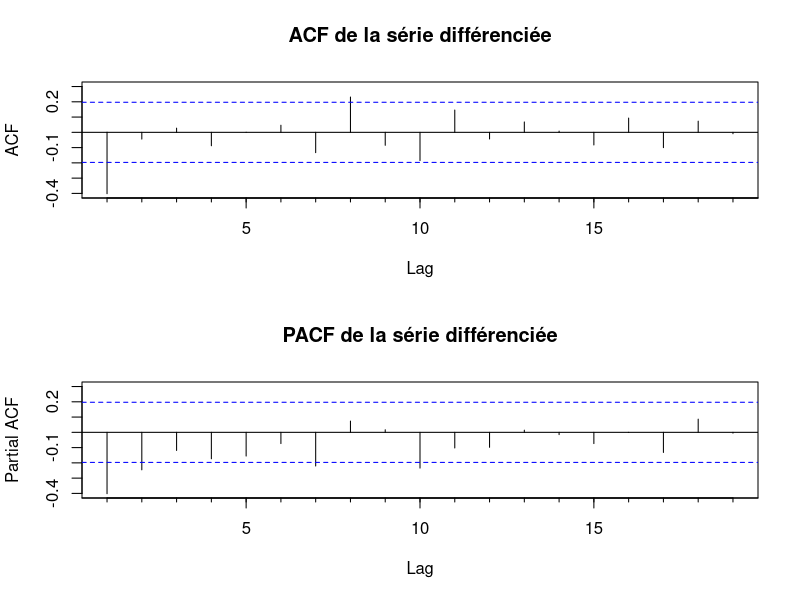
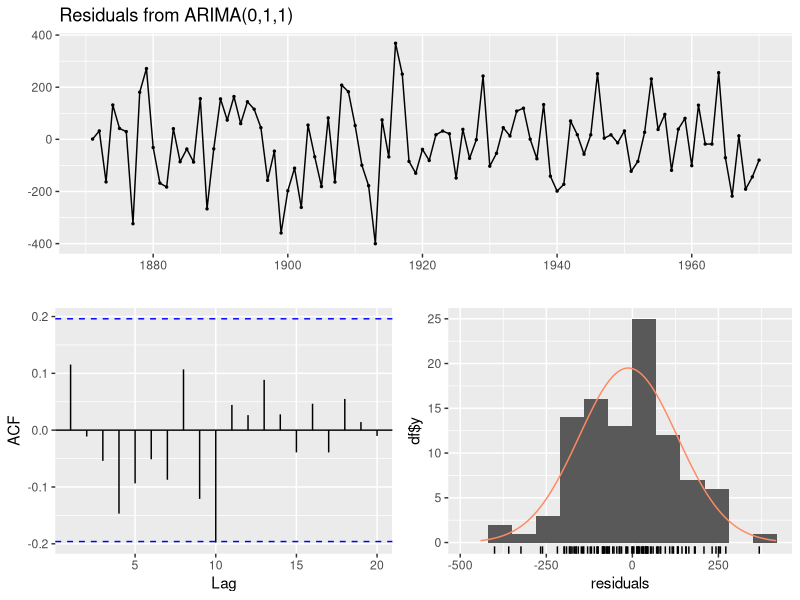
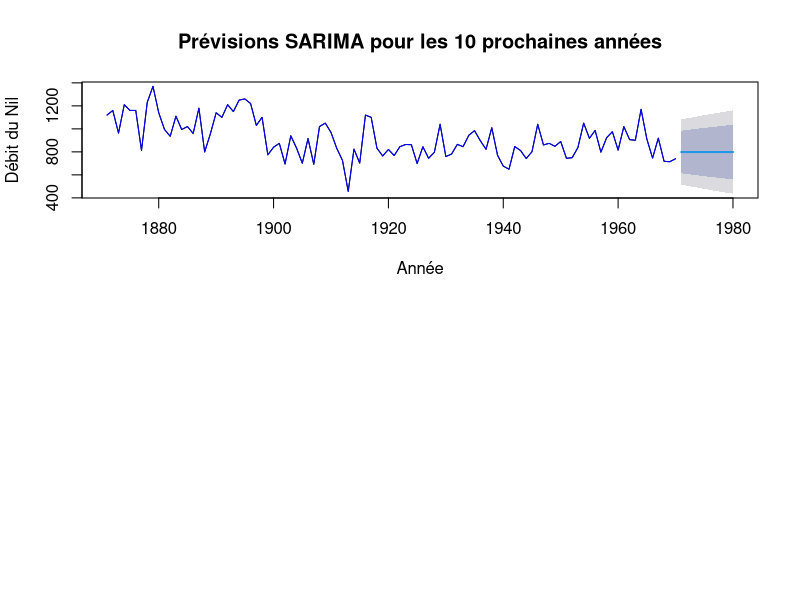

Write R code to recreate these figures, in order.
# Chargement des packages avancés
# install.packages(c("tseries", "strucchange"))
library(forecast)
library(tseries)
library(strucchange)

data(Nile)

nile <- Nile

#test de stationnarité
adf.test(nile)
print("p-value du test ADF :")
print(adf.test(nile)$p.value)

# on fait une différenciation d'ordre 1 pour rendre la série stationnaire
nile_diff <- diff(nile, differences = 1)
adf.test(nile_diff)
print("p-value du test ADF après différenciation :")
print(adf.test(nile_diff)$p.value)

print("en appliquant une différenciation d'ordre 1, la série devient 
stationnaire (p-value = 0.01), on aura donc une différenciation d'ordre 1
(d=1) dans notre modèle SARIMA")

# trouver les paramètres p et q à l'aide des graphiques ACF et PACF

par(mfrow=c(2,1))
Acf(nile_diff, main="ACF de la série différenciée")
Pacf(nile_diff, main="PACF de la série différenciée")

print("le graphique ACF indique q=1 car il y a une barre significative à lag 1")
print("le graphique PACF montre plusieurs barres significatives, à 1, 2, 7, 10
la série est du type moyenne mobile (MA)")


# modélisation SARIMA

# sarima(nile, p=0, d=1, q=1, P=0, D=0, Q=0, S=NA)
# P=D=Q=0 car il n'y a pas de saisonnalité



mod_fitsarima <- Arima(nile, order=c(0,1,1), seasonal=c(0,0,0))
checkresiduals(mod_fitsarima)
print("résumé du modèle SARIMA :")
summary(mod_fitsarima)
print("on a ma1=-0.7329, poids de l'erreur du pas précédent,
p-value=0.1458, on ne rejette pas l'hypothèse nulle, les résidus sont indep.
AIC = 1269.09, à comparer avec les AIC des ARIMA (flavio)")

#prédiction pour les 10 prochaines années
pred_sarima <- forecast(mod_fitsarima, h=10)
print("prédiction pour les 10 prochaines années :")
print(pred_sarima)

#graphique de la série et des prévisions
plot(pred_sarima, main="Prévisions SARIMA pour les 10 prochaines années",
xlab="Année", ylab="Débit du Nil")
lines(nile, col="blue") # ajouter la série originale en bleu

#prédiction pour l'année 2026
pred_2026 <- forecast(mod_fitsarima, h=1)
print("prédiction pour l'année 2026 :")
print(pred_2026)
